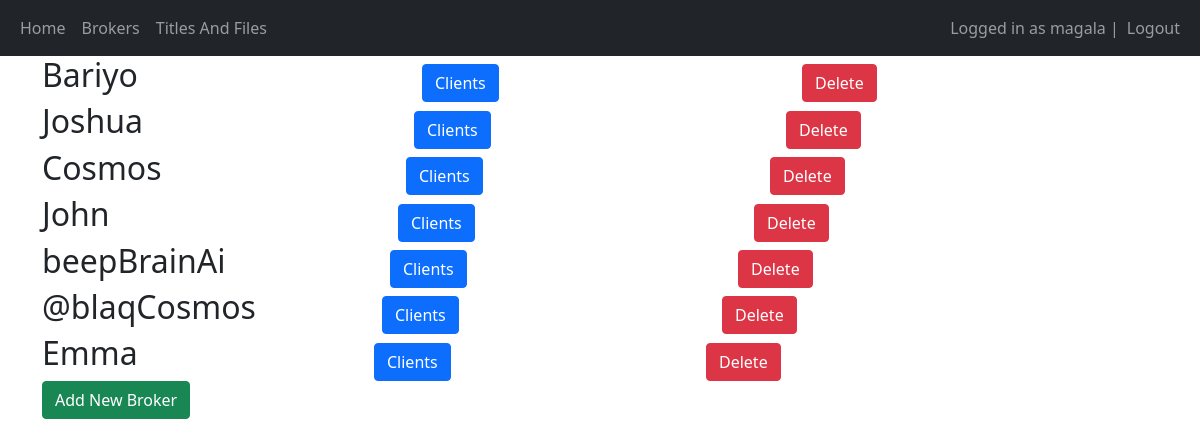
Before: /brokers (signed in) with the older database file.
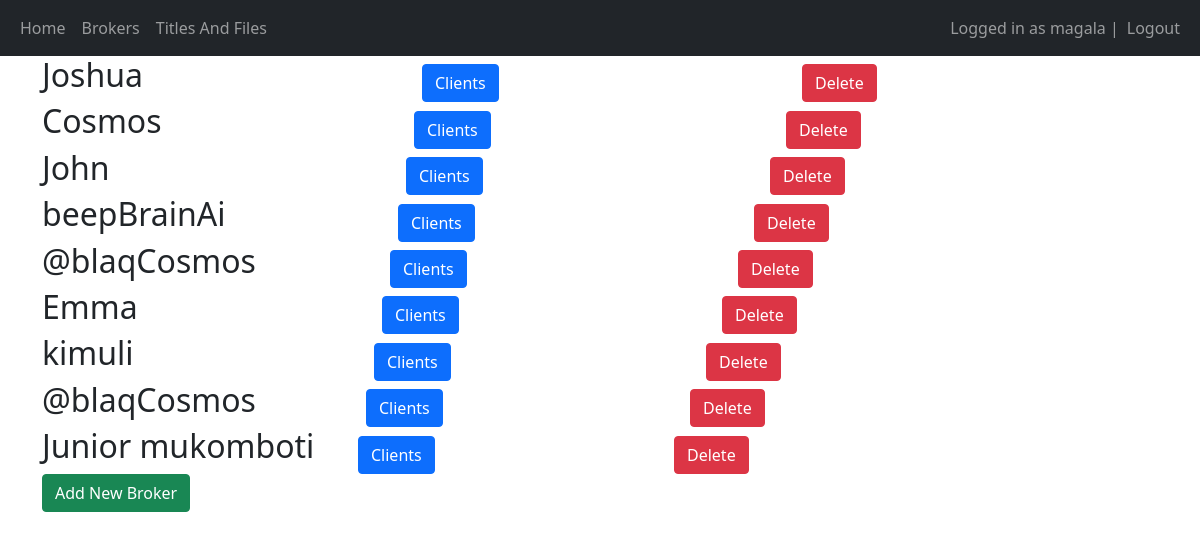
After: the same page with the newer database file.
### main/models.py (models this page shows, shortened)
class Broker(models.Model):
    name = models.CharField(max_length=45)
    created_at = models.DateTimeField(auto_now_add=True)
    updated_at = models.DateTimeField(auto_now=True)

### main/views.py (the view, shortened to what this page needs)
# urls.py: path('brokers', views.brokers, name='brokers'),
@login_required(login_url="/login")
def brokers(request):
    brokers = Broker.objects.all()
    return render(request, 'main/brokers.html',  {"brokers": brokers})

### main/templates/main/brokers.html (shortened to what this page needs)
{% extends 'main/base.html' %} {% block title %}Brokers{% endblock %}
{% block content %} {% for broker in brokers %}
<div class="row align-items-end" style="margin-bottom: 10px;">
  <div class="col">
    <h2>{{ broker.name }}</h2>
  </div>
  <div class="col">
    <form method="post">
      <button
        type="submit"
        class="btn btn-primary"
        name="get_client_broker_id"
        value="{{ broker.id }}"
      >
        Clients
      </button>
    </form>
  </div>
  <div class="col">
    <form method="post">
      <button
        type="submit"
        class="btn btn-danger"
        name="broker_id"
        value="{{ broker.id }}"
      >
        Delete
      </button>
    </form>
  </div>
{% empty %}
<h2>No Brokers yet. Add Brokers</h2>
{% endfor %}
<div class="row align-items-end" >
  <form method="post">
    <button
      type="submit"
      class="btn btn-success"
      name="add-broker"
      value="add-broker"
    >
      Add New Broker
    </button>
  </form>
</div>
{% endblock %}

### main/templates/main/base.html (shortened to what this page needs)
<!DOCTYPE html>
<html lang="en">
  <head>
    <link
      href="https://cdn.jsdelivr.net/npm/bootstrap@5.1.3/dist/css/bootstrap.min.css"
      rel="stylesheet"
    />
  </head>
  <body>
    <nav class="navbar navbar-expand-lg navbar-dark bg-dark">
      <div class="container-fluid">
        <div>
          <ul class="navbar-nav">
            <li class="nav-item">
              <a class="nav-link" href="/home">Home</a>
            </li>
            <li class="nav-item">
              <a class="nav-link" href="/brokers">Brokers</a>
            </li>
            <li class="nav-item">
              <a class="nav-link" href="/agents">Titles And Files</a>
            </li>
          </ul>
        </div>
        <div>
          <ul class="navbar-nav">
            {% if user.is_authenticated %}
            <span class="navbar-text">Logged in as {{user.username}} | </span>
            <li class="nav-item">
              <a class="nav-link" href="/logout">Logout</a>
            </li>
            {% else %}
            <li class="nav-item">
              <a class="nav-link" href="/login">Login</a>
            </li>
            {% endif %}
          </ul>
        </div>
      </div>
    </nav>
    <div class="container">{% block content %} {% endblock %}</div>
  </body>
</html>

Changed rows visible on the page:
removed Broker: name "Bariyo", {{ broker.id }} 2 (drawn)
added Broker: name "kimuli", {{ broker.id }} 11 (drawn)
added Broker: name "@blaqCosmos", {{ broker.id }} 12 (drawn)
added Broker: name "Junior mukomboti", {{ broker.id }} 13 (drawn)
